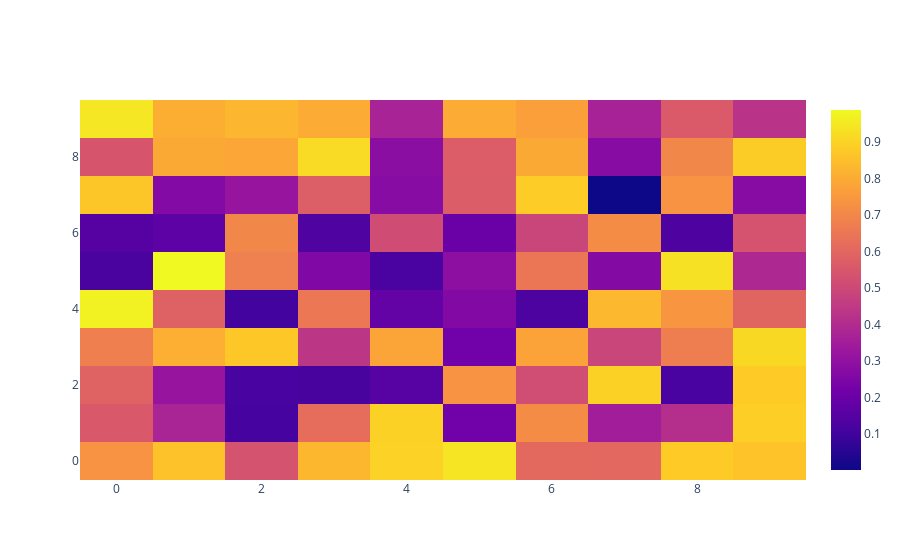

Notebook cell for this chart:
### Code cell
heatmap = go.Heatmap(z=data)
fig4 = go.Figure(data=[heatmap])
fig4
